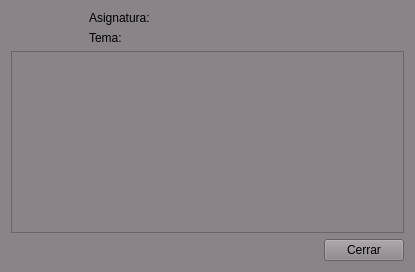
<?xml version="1.0" encoding="UTF-8"?>
<ui version="4.0">
 <class>ResultadosForm</class>
 <widget class="QWidget" name="ResultadosForm">
  <property name="geometry">
   <rect>
    <x>0</x>
    <y>0</y>
    <width>415</width>
    <height>272</height>
   </rect>
  </property>
  <property name="windowTitle">
   <string>Resultados</string>
  </property>
  <property name="styleSheet">
   <string notr="true">background-color: rgb(138, 131, 137);</string>
  </property>
  <layout class="QGridLayout" name="gridLayout">
   <item row="4" column="0">
    <widget class="QLabel" name="lblScore">
     <property name="text">
      <string/>
     </property>
    </widget>
   </item>
   <item row="2" column="1">
    <widget class="QLabel" name="label_3">
     <property name="text">
      <string>Tema:</string>
     </property>
    </widget>
   </item>
   <item row="2" column="2">
    <widget class="QLabel" name="lblTema">
     <property name="text">
      <string/>
     </property>
    </widget>
   </item>
   <item row="0" column="1">
    <widget class="QLabel" name="label">
     <property name="text">
      <string>Asignatura:</string>
     </property>
    </widget>
   </item>
   <item row="4" column="4">
    <widget class="QPushButton" name="btnCerrar">
     <property name="text">
      <string>Cerrar</string>
     </property>
    </widget>
   </item>
   <item row="0" column="2">
    <widget class="QLabel" name="lblAsignatura">
     <property name="text">
      <string/>
     </property>
    </widget>
   </item>
   <item row="3" column="0" colspan="5">
    <widget class="QTableWidget" name="tblResultados"/>
   </item>
  </layout>
 </widget>
 <resources/>
 <connections/>
</ui>
